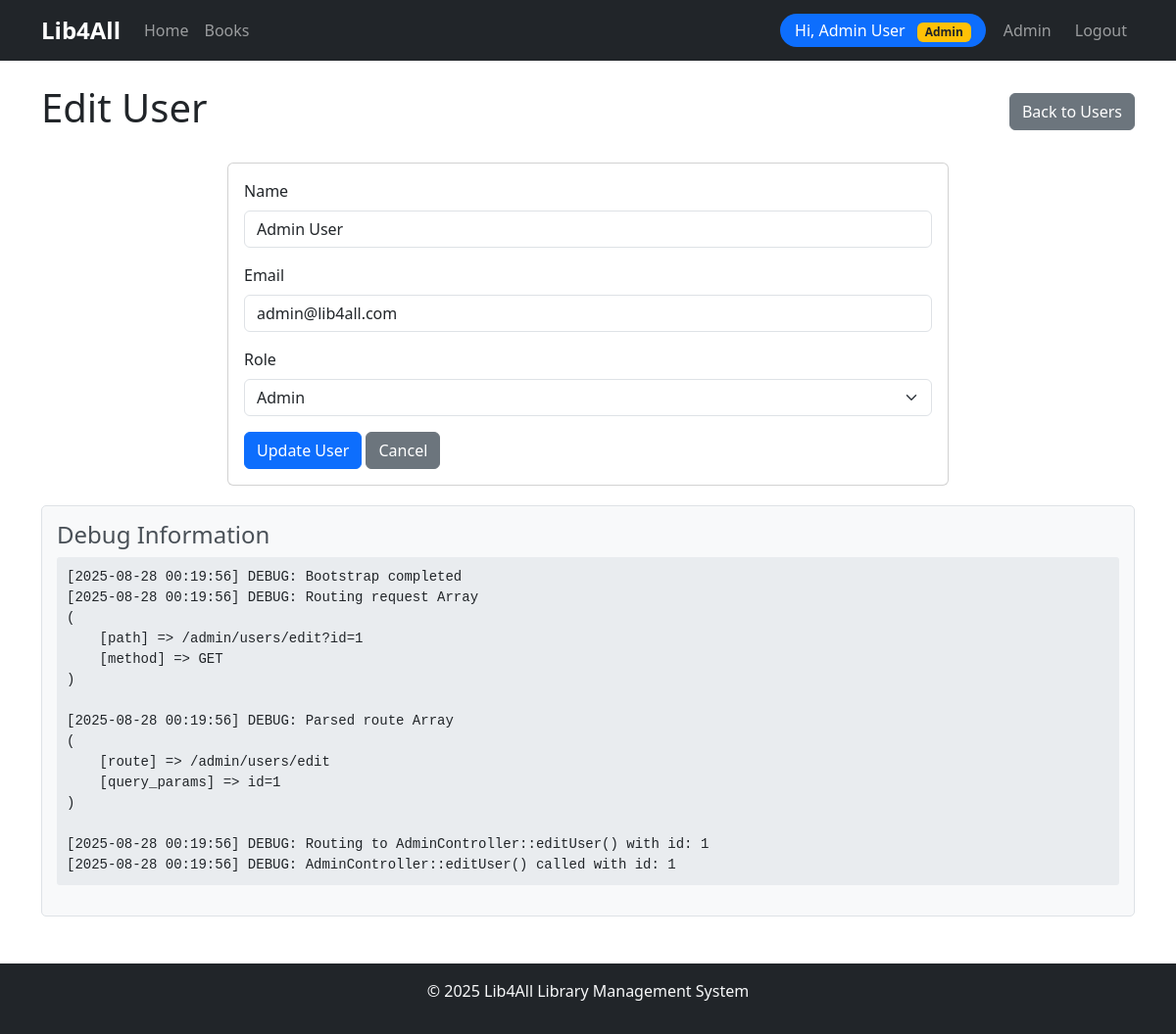
/users/edit?id=1 (signed in), run on the app's committed database.
### tables this page shows
CREATE TABLE IF NOT EXISTS users (
    id INT AUTO_INCREMENT PRIMARY KEY,
    name VARCHAR(255) NOT NULL,
    email VARCHAR(255) NOT NULL UNIQUE,
    password VARCHAR(255) NOT NULL,
    role ENUM('admin', 'librarian', 'member') NOT NULL DEFAULT 'member',
    verified DATE NULL,
    created_at TIMESTAMP DEFAULT CURRENT_TIMESTAMP
);

### src/controllers/AdminController.php (called while the page is built, shortened)
<?php
class AdminController extends Controller {
    public function editUser($id) {
        $userModel = new User($this->db);
        $user = $userModel->getUserById($id);
        $data = [
            'title' => 'Edit User - Lib4All',
            'user' => $user
        ];
        $this->view('admin/edit_user', $data);
    }
}

### src/bootstrap.php (called while the page is built, shortened)
<?php
require_once __DIR__ . '/config/debug.php';
spl_autoload_register(function ($class) {
    $paths = [
        __DIR__ . '/config/',
        __DIR__ . '/core/',
        __DIR__ . '/controllers/',
        __DIR__ . '/models/',
        __DIR__ . '/middleware/',
        __DIR__ . '/helpers/',
        __DIR__ . '/services/',
    ];
    foreach ($paths as $path) {
        $file = $path . $class . '.php';
        if (file_exists($file)) {
            return;
        }
    }
});

### src/models/User.php (called while the page is built, shortened)
<?php
class User extends Model {
    public function getUserById($id) {
        $sql = "SELECT id, name, email, role, verified, created_at FROM users WHERE id = :id";
        return $this->fetch($sql, ['id' => $id]);
    }
}

### src/core/Model.php (called while the page is built, shortened)
<?php
class Model {
    protected $db;
    public function __construct($db) {
        $this->db = $db;
    }
    protected function query($sql, $params = []) {
        $stmt = $this->db->prepare($sql);
        $stmt->execute($params);
        return $stmt;
    }
    protected function fetch($sql, $params = []) {
        $stmt = $this->query($sql, $params);
        return $stmt->fetch(PDO::FETCH_ASSOC);
    }
}

### src/views/admin/edit_user.php (the view, shortened to what this page needs)
<div class="d-flex justify-content-between align-items-center mb-4">
    <h1>Edit User</h1>
    <a href="/admin/users" class="btn btn-secondary">Back to Users</a>
</div>
<div class="row justify-content-center">
    <div class="col-md-8">
        <div class="card">
            <div class="card-body">
                <form method="POST" action="/admin/users/update?id=<?php echo $user['id']; ?>">
                    <div class="mb-3">
                        <label for="name" class="form-label">Name</label>
                        <input type="text" class="form-control" id="name" name="name" value="<?php echo htmlspecialchars($user['name']); ?>" required>
                    </div>
                    <div class="mb-3">
                        <label for="email" class="form-label">Email</label>
                        <input type="email" class="form-control" id="email" name="email" value="<?php echo htmlspecialchars($user['email']); ?>" required>
                    </div>
                    <div class="mb-3">
                        <label for="role" class="form-label">Role</label>
                        <select class="form-select" id="role" name="role" required>
                            <option value="admin" <?php echo $user['role'] === 'admin' ? 'selected' : ''; ?>>Admin</option>
                        </select>
                    </div>
                    <button type="submit" class="btn btn-primary">Update User</button>
                    <a href="/admin/users" class="btn btn-secondary">Cancel</a>
                </form>
            </div>
        </div>
    </div>
</div>
<?php
include __DIR__ . '/../layout.php';
?>

### data on the page
users: name "Admin User", email "admin@lib4all.com", role "Admin"

### other printed values
$_SESSION['user_name'] "Admin User"
$message "[2025-08-28 00:19:56] DEBUG: Bootstrap completed"
$message "[2025-08-28 00:19:56] DEBUG: Routing request Array ( [path] => /admin/users/edit?id=1 [method] => GET )"
$message "[2025-08-28 00:19:56] DEBUG: Parsed route Array ( [route] => /admin/users/edit [query_params] => id=1 )"
$message "[2025-08-28 00:19:56] DEBUG: Routing to AdminController::editUser() with id: 1"
$message "[2025-08-28 00:19:56] DEBUG: AdminController::editUser() called with id: 1"
